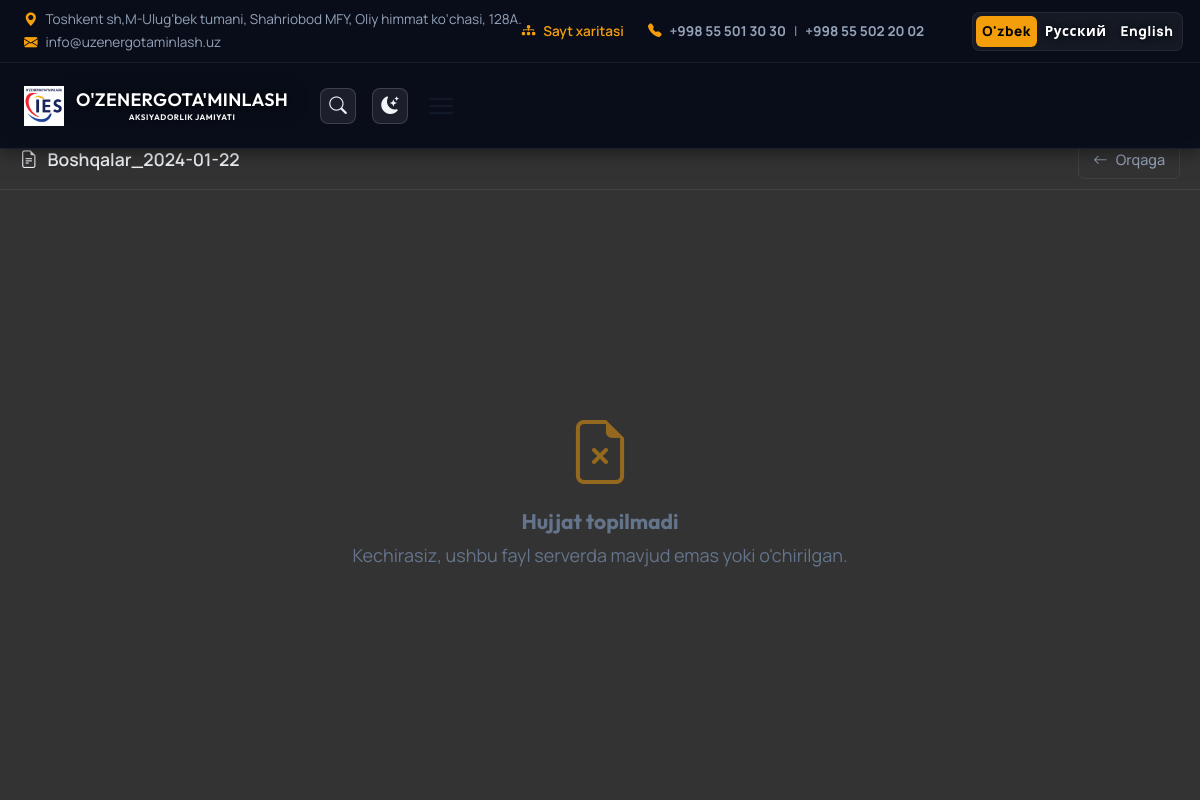
The page /korporativ/hujjat/7/ on the database its author committed.
### main/models.py (models this page shows, shortened)
class SiteSettings(models.Model):
    phone_1 = models.CharField(max_length=50, blank=True, verbose_name="Telefon 1")
    phone_2 = models.CharField(max_length=50, blank=True, verbose_name="Telefon 2")
    email = models.EmailField(blank=True, verbose_name="Email")
    address_uz = models.CharField(max_length=300, blank=True, verbose_name="Manzil (UZ)")
    address_ru = models.CharField(max_length=300, blank=True, verbose_name="Manzil (RU)")
    address_en = models.CharField(max_length=300, blank=True, verbose_name="Address (EN)")
    map_iframe = models.TextField(blank=True, verbose_name="Xarita Iframe (Google/Yandex)", help_text="Xaritani ulash uchun Iframe kodini shu yerga kiriting")
    telegram = models.URLField(blank=True, verbose_name="Telegram")
    instagram = models.URLField(blank=True, verbose_name="Instagram")
    facebook = models.URLField(blank=True, verbose_name="Facebook")
    youtube = models.URLField(blank=True, verbose_name="YouTube")
    primary_color = models.CharField(max_length=7, default='#e8910c', help_text='Asosiy brand rangi (hex)', verbose_name='Primary Color')
    accent_color = models.CharField(max_length=7, default='#0284c7', help_text='Ikkinchi darajali rang (hex)', verbose_name='Accent Color')
    bg_color = models.CharField(max_length=7, default='#f3f6fa', help_text='Sahifa umumiy foni (hex)', verbose_name='Sahifa foni')
    bg_card_color = models.CharField(max_length=7, default='#ffffff', help_text='Karta/blok foni (hex)', verbose_name='Karta foni')
    bg_section_color = models.CharField(max_length=7, default='#e7edf5', help_text='Bo\'lim foni (alternativ, hex)', verbose_name='Bo\'lim foni')
    text_color = models.CharField(max_length=7, default='#0b1220', help_text='Asosiy matn rangi (hex)', verbose_name='Text Color')
    text_secondary_color = models.CharField(max_length=7, default='#3d4f66', help_text='Ikkinchi darajali matn rangi (hex)', verbose_name='Secondary Text Color')
    border_color = models.CharField(max_length=40, default='rgba(15,35,60,0.1)', help_text='Chegara rangi — rgba yoki hex (masalan: rgba(0,0,0,0.1))', verbose_name='Chegara rangi')
    meta_title_uz = models.CharField(max_length=200, blank=True, verbose_name="Meta Title (UZ)")
    meta_title_ru = models.CharField(max_length=200, blank=True, verbose_name="Meta Title (RU)")
    meta_title_en = models.CharField(max_length=200, blank=True, verbose_name="Meta Title (EN)")
    meta_description_uz = models.TextField(blank=True, verbose_name="Meta Description (UZ)")
    meta_description_ru = models.TextField(blank=True, verbose_name="Meta Description (RU)")
    meta_description_en = models.TextField(blank=True, verbose_name="Meta Description (EN)")
    meta_keywords = models.TextField(
        blank=True,
        default="uz uzet uzenergo uze energo ta'minlash energetika katalog mahsulotlar elektr jihozlari transformator generator",
        verbose_name="Meta Keywords (SEO)"
    )
    logo = models.ImageField(upload_to='settings/', blank=True, verbose_name="Logo")
    favicon = models.ImageField(upload_to='settings/', blank=True, verbose_name="Favicon")
    company_name_uz = models.CharField(
        max_length=200, blank=True, default="O'ZENERGOTA'MINLASH",
        verbose_name="Kompaniya nomi (UZ)"
    )
    company_name_ru = models.CharField(
        max_length=200, blank=True, default="АО O'ZENERGOTA'MINLASH",
        verbose_name="Kompaniya nomi (RU)"
    )
    company_name_en = models.CharField(
        max_length=200, blank=True, default="JSC O'ZENERGOTA'MINLASH",
        verbose_name="Company name (EN)"
    )
    company_tagline_uz = models.CharField(
        max_length=200, blank=True, default="AKSIYADORLIK JAMIYATI",
        verbose_name="Tagline (UZ)"
    )
    company_tagline_ru = models.CharField(
        max_length=200, blank=True, default="АКЦИОНЕРНОЕ ОБЩЕСТВО",
        verbose_name="Tagline (RU)"
    )
    company_tagline_en = models.CharField(
        max_length=200, blank=True, default="JOINT STOCK COMPANY",
        verbose_name="Tagline (EN)"
    )
    footer_text_uz = models.TextField(
        blank=True,
        default="O'zbekistonda energetika uskunalarini yetkazib berish bo'yicha ishonchli hamkor",
        verbose_name="Footer matni (UZ)"
    )
    footer_text_ru = models.TextField(
        blank=True,
        default="Надёжный партнёр по поставке энергетического оборудования в Узбекистане",
        verbose_name="Footer matni (RU)"
    )
    footer_text_en = models.TextField(
        blank=True,
        default="Reliable partner for energy equipment supply in Uzbekistan",
        verbose_name="Footer text (EN)"
    )
    class Meta:
        verbose_name = "Sayt sozlamalari"
        verbose_name_plural = "Sayt sozlamalari"

class CorporateDocument(models.Model):
    ARCHIVE_YEAR = 0  # Arxiv uchun maxsus qiymat
    category = models.ForeignKey(
        CorporateCategory,
        on_delete=models.CASCADE,
        related_name='documents',
        verbose_name="Kategoriya"
    )
    title_uz = models.CharField(max_length=300, verbose_name="Sarlavha (UZ)")
    title_ru = models.CharField(max_length=300, blank=True, verbose_name="Sarlavha (RU)")
    title_en = models.CharField(max_length=300, blank=True, verbose_name="Title (EN)")
    file = models.FileField(upload_to='corporate_docs/', verbose_name="Fayl (PDF/DOC)")
    year = models.PositiveIntegerField(
        default=2026,
        verbose_name="Yil (0 = Arxiv)"
    )
    is_archive = models.BooleanField(default=False, verbose_name="Arxivda")
    published_date = models.DateField(default=timezone.now, verbose_name="Sana")
    order = models.PositiveIntegerField(default=0, verbose_name="Tartib")
    is_active = models.BooleanField(default=True, verbose_name="Faol")
    class Meta:
        verbose_name = "Korporativ hujjat"
        verbose_name_plural = "Korporativ hujjatlar"
        ordering = ['order', '-published_date']

### main/views.py (the view)
# urls.py: path('korporativ/hujjat/<int:doc_id>/', views.document_viewer, name='document_viewer'),
def document_viewer(request, doc_id):
    import os
    from django.conf import settings as django_settings
    doc = get_object_or_404(CorporateDocument, id=doc_id, is_active=True)
    lang = get_lang(request)
    settings_obj = SiteSettings.objects.first()
    file_exists = False
    if doc.file and doc.file.name:
        file_path = os.path.join(django_settings.MEDIA_ROOT, doc.file.name)
        file_exists = os.path.exists(file_path)
    context = {
        'lang': lang,
        'settings': settings_obj,
        'menu_items': get_menu_items(lang),
        'corp_nav': get_corporate_nav_data(),
        'doc': doc,
        'file_exists': file_exists,
        'is_subpage': True,
    }
    return render(request, 'main/corporate_doc_viewer.html', context)

### main/context_processors.py (called while the page is built)
def site_context(request):
    settings_obj = SiteSettings.objects.first()
    lang = request.session.get('lang', 'uz')
    if lang not in ('uz', 'ru', 'en'):
        lang = 'uz'
    return {
        'site_settings': settings_obj,
        'settings': settings_obj,
        'current_lang': lang,
    }

### main/views.py (called while the page is built)
def get_lang(request):
    lang = request.session.get('lang', 'uz')
    if lang not in ('uz', 'ru', 'en'):
        lang = 'uz'
    return lang

def get_corporate_nav_data():
    from .models import CorporateCategory
    cats = CorporateCategory.objects.filter(is_active=True)
    result = []
    for cat in cats:
        docs = cat.documents.filter(is_active=True)
        years = sorted(
            docs.filter(is_archive=False).values_list('year', flat=True).distinct(),
            reverse=True
        )
        has_archive = docs.filter(is_archive=True).exists()
        result.append({'category': cat, 'years': years, 'has_archive': has_archive})
    return result

### templates/main/corporate_doc_viewer.html (shortened to what this page needs)
﻿<!DOCTYPE html>
<html lang="{{ lang }}" data-theme="dark">
<head>
  <link rel="stylesheet" href="https://cdn.jsdelivr.net/npm/bootstrap-icons@1.11.3/font/bootstrap-icons.min.css"/>
  <link rel="stylesheet" href="/static/css/style.css"/>
</head>
<body>
{% include 'main/_navbar.html' with is_subpage=True %}
<div class="doc-viewer-container" style="margin-top: 100px;">
  <div class="doc-toolbar">
    <div class="doc-toolbar-title">
      <i class="bi bi-file-earmark-text"></i>
      {% if lang == 'uz' %}{{ doc.title_uz }}{% elif lang == 'ru' %}{{ doc.title_ru|default:doc.title_uz }}{% else %}{{ doc.title_en|default:doc.title_uz }}{% endif %}
    </div>
    <div class="doc-toolbar-actions">
      <a href="javascript:history.back()" class="btn-back">
        <i class="bi bi-arrow-left"></i> {% if lang == 'uz' %}Orqaga{% elif lang == 'ru' %}Назад{% else %}Back{% endif %}
      </a>
    </div>
  </div>
  <div class="iframe-wrapper">
    {% if file_exists %}
      <iframe src="{{ doc.file.url }}">
        Sizning brauzeringiz ushbu hujjatni o'qishni qo'llab quvvatlamaydi.
        Iltimos, uni <a href="{{ doc.file.url }}">yuklab oling</a>.
      </iframe>
    {% else %}
      <div class="doc-error">
        <i class="bi bi-file-earmark-x"></i>
        <h3>{% if lang == 'uz' %}Hujjat topilmadi{% elif lang == 'ru' %}Документ не найден{% else %}Document not found{% endif %}</h3>
        <p>{% if lang == 'uz' %}Kechirasiz, ushbu fayl serverda mavjud emas yoki o'chirilgan.{% elif lang == 'ru' %}Извините, этот файл не существует на сервере или был удалён.{% else %}Sorry, this file does not exist on the server or has been deleted.{% endif %}</p>
      </div>
    {% endif %}
  </div>
</div>
</body>
</html>

### templates/main/_navbar.html (shortened to what this page needs)
<header class="site-header{% if is_subpage %} is-subpage{% endif %}" id="header">
  <div class="header-top header-top-desktop">
    <div class="container header-top-container">
      <div class="header-top-left">
        {% if settings and settings.address_uz %}
        <div class="top-info-item">
          <i class="bi bi-geo-alt-fill"></i>
          <a href="#xarita" style="color: inherit; text-decoration: none;">
            <span>{% if lang == 'uz' %}{{ settings.address_uz }}{% elif lang == 'ru' %}{{ settings.address_ru|default:settings.address_uz }}{% else %}{{ settings.address_en|default:settings.address_uz }}{% endif %}</span>
          </a>
        </div>
        {% endif %}
        {% if settings and settings.email %}
        <div class="top-info-item">
          <i class="bi bi-envelope-fill"></i>
          <a href="mailto:{{ settings.email }}">{{ settings.email }}</a>
        </div>
        {% endif %}
      </div>
      <div class="header-top-right">
        <a href="/sitemap.xml" class="top-info-item top-link"><i class="bi bi-diagram-3-fill"
            style="color:var(--primary)"></i> {% if lang == 'uz' %}Sayt xaritasi{% elif lang == 'ru' %}Карта сайта{% else %}Sitemap{% endif %}</a>
        {% if settings %}
        <div class="top-info-item">
          <i class="bi bi-telephone-fill"></i>
          {% if settings.phone_1 %}
          <a href="tel:{{ settings.phone_1 }}" style="font-weight:700;">{{ settings.phone_1 }}</a>
          {% endif %}
          {% if settings.phone_2 %}
          <span class="mx-1">|</span>
          <a href="tel:{{ settings.phone_2 }}" style="font-weight:700;">{{ settings.phone_2 }}</a>
          {% endif %}
        </div>
        {% endif %}
        <div class="lang-switcher">
          <a href="/set-language/uz/" class="lang-btn {% if lang == 'uz' %}active{% endif %}">O'zbek</a>
          <a href="/set-language/ru/" class="lang-btn {% if lang == 'ru' %}active{% endif %}">Русский</a>
          <a href="/set-language/en/" class="lang-btn {% if lang == 'en' %}active{% endif %}">English</a>
        </div>
      </div>
    </div>
  </div>
  <nav class="navbar" id="navbar">
    <div class="container nav-container">
      <a href="{% if is_subpage %}/{% else %}#bosh-sahifa{% endif %}" class="nav-logo">
        {% if settings and settings.logo %}
        <img src="{{ settings.logo.url }}" alt="Logo" class="logo-img" />
        {% endif %}
        <span class="site-name">{% include 'main/_brand_name.html' %}</span>
      </a>
      <div class="nav-right">
        <button class="nav-action-btn" id="searchTrigger" aria-label="Qidiruv" title="Qidiruv">
          <i class="bi bi-search"></i>
        </button>
        <button class="nav-action-btn" id="themeToggle" aria-label="Rejim">
          <i class="bi bi-moon-stars-fill" id="themeIcon"></i>
        </button>
        <button class="nav-toggle" id="navToggle" aria-label="Menu">
          <span></span><span></span><span></span>
        </button>
      </div>
    </div>
  </nav>
</header>

### templates/main/_brand_name.html (shortened to what this page needs)
{% if settings %}
  {% if lang == 'ru' %}
    {{ settings.company_name_ru|default:"АО O'ZENERGOTA'MINLASH" }}{% if settings.company_tagline_ru %}<br><span>{{ settings.company_tagline_ru }}</span>{% endif %}
  {% elif lang == 'en' %}
    {{ settings.company_name_en|default:"JSC O'ZENERGOTA'MINLASH" }}{% if settings.company_tagline_en %}<br><span>{{ settings.company_tagline_en }}</span>{% endif %}
  {% else %}
    {{ settings.company_name_uz|default:"O'ZENERGOTA'MINLASH" }}{% if settings.company_tagline_uz %}<br><span>{{ settings.company_tagline_uz }}</span>{% endif %}
  {% endif %}
{% else %}
  {% if lang == 'ru' %}АО O'ZENERGOTA'MINLASH{% elif lang == 'en' %}JSC O'ZENERGOTA'MINLASH{% else %}O'ZENERGOTA'MINLASH<br><span>AKSIYADORLIK JAMIYATI</span>{% endif %}
{% endif %}

### templates/main/corporate_doc_viewer.html (style rules this page uses)
body { margin: 0; padding: 0; background: var(--bg-dark); display: flex; flex-direction: column; height: 100vh; overflow: hidden; }
#header { flex-shrink: 0; }
.doc-viewer-container { flex: 1; display: flex; flex-direction: column; width: 100%; height: 100%; background: #333; }
.doc-toolbar { flex-shrink: 0; padding: 10px 20px; background: var(--surface); border-bottom: 1px solid var(--border); display: flex; align-items: center; justify-content: space-between; }
.doc-toolbar-title { font-weight: 600; color: var(--text); font-size: 1.1rem; display: flex; align-items: center; gap: 10px; }
.doc-toolbar-actions { display: flex; gap: 10px; }
.btn-back { display: flex; align-items: center; gap: 8px; padding: 6px 14px; background: transparent; color: var(--text-secondary); border: 1px solid var(--border); border-radius: 6px; text-decoration: none; font-weight: 500; font-size: 0.9rem; transition: all 0.2s; }
.iframe-wrapper { flex: 1; width: 100%; height: 100%; position: relative; }
.doc-error { display: flex; flex-direction: column; align-items: center; justify-content: center; height: 100%; color: var(--text-muted); text-align: center; padding: 20px; }
.doc-error i { font-size: 4rem; color: var(--primary); margin-bottom: 20px; opacity: 0.5; }

### rows shown on the page
SiteSettings: address_uz "Toshkent sh,M-Ulug‘bek tumani, Shahriobod MFY, Oliy himmat ko‘chasi, 128A.", email "info@uzenergotaminlash.uz", phone_1 "+998 55 501 30 30", phone_2 "+998 55 502 20 02", logo (picture), company_name_uz "O'ZENERGOTA'MINLASH", company_tagline_uz "AKSIYADORLIK JAMIYATI"
CorporateDocument: title_uz "Boshqalar_2024-01-22"
